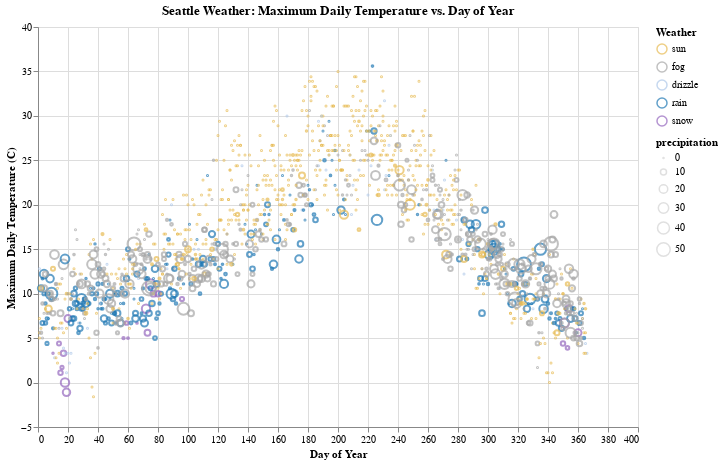

The notebook cell saved with this chart:
### Markdown cell above
You will likely have to make use of some Altair functions such as 
alt.selection_point(...)
 and
 alt.condition(...)
 to add the required functionality

### Code cell
# Create a selection that chooses the nearest point & selects based on weather
nearest = alt.selection_single(
    on='mouseover', nearest=True, empty='none',
    fields=['day_of_year'], clear='click'
)

# Create a selection for weather legend
legend_selection = alt.selection_multi(fields=['weather'], bind='legend')

# Chart with weather graying out functionality
points = alt.Chart(source).mark_point().encode(
    alt.X('day_of_year:Q', title='Day of Year'),
    alt.Y('temp_max:Q', title='Maximum Daily Temperature (C)'),
    size=alt.Size('precipitation:Q', scale=alt.Scale(range=[1, 200])),
    color=alt.condition(
        legend_selection,
        alt.Color('weather:N', scale=scale, title='Weather'),
        alt.value('lightgray')
    ),
    tooltip=['date:T', 'temp_max:Q', 'precipitation:Q']
).properties(
    title='Seattle Weather: Maximum Daily Temperature vs. Day of Year',
    width=600,
    height=400
).add_selection(
    nearest
).add_selection(
    legend_selection
)

# Display the chart
points

### Figure 1 — Vega-Lite specification as saved in the notebook (floating-point values rounded to 4 significant figures; data arrays with more than 128 entries replaced by an {"elided": "..."} marker saying what was removed)
{"config": {"view": {"continuousWidth": 300, "continuousHeight": 300}}, "data": {"name": "data-78cbad3a06cb2c4289f33c55827fd168"}, "mark": {"type": "point"}, "encoding": {"color": {"condition": {"param": "param_15", "field": "weather", "scale": {"domain": ["sun", "fog", "drizzle", "rain", "snow"], "range": ["#e7ba52", "#a7a7a7", "#aec7e8", "#1f77b4", "#9467bd"]}, "title": "Weather", "type": "nominal"}, "value": "lightgray"}, "size": {"field": "precipitation", "scale": {"range": [1, 200]}, "type": "quantitative"}, "tooltip": [{"field": "date", "type": "temporal"}, {"field": "temp_max", "type": "quantitative"}, {"field": "precipitation", "type": "quantitative"}], "x": {"field": "day_of_year", "title": "Day of Year", "type": "quantitative"}, "y": {"field": "temp_max", "title": "Maximum Daily Temperature (C)", "type": "quantitative"}}, "height": 400, "params": [{"name": "param_14", "select": {"type": "point", "clear": "click", "fields": ["day_of_year"], "nearest": true, "on": "mouseover"}}, {"name": "param_15", "select": {"type": "point", "fields": ["weather"]}, "bind": "legend"}], "title": "Seattle Weather: Maximum Daily Temperature vs. Day of Year", "width": 600, "$schema": "https://vega.github.io/schema/vega-lite/v5.17.0.json", "datasets": {"data-78cbad3a06cb2c4289f33c55827fd168": {"elided": "1461 records"}}}
